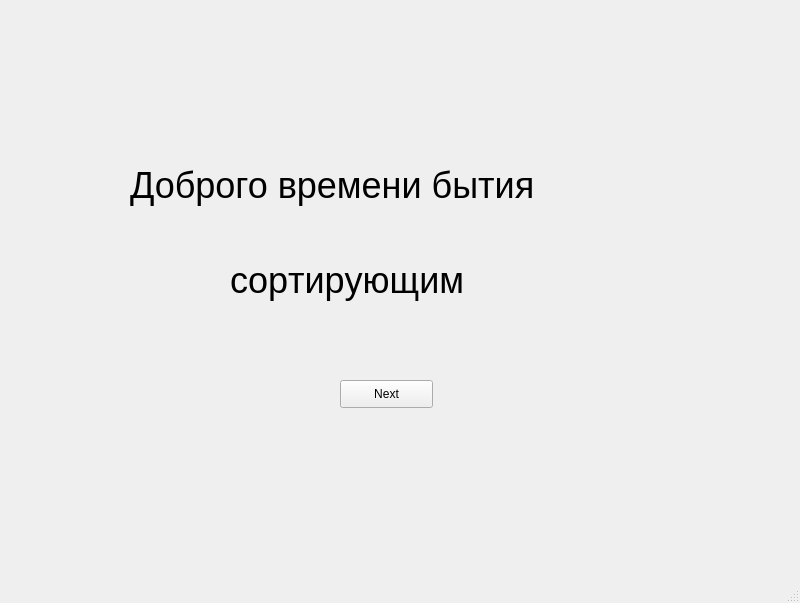
<?xml version="1.0" encoding="UTF-8"?>
<ui version="4.0">
 <class>MainWindow</class>
 <widget class="QMainWindow" name="MainWindow">
  <property name="geometry">
   <rect>
    <x>0</x>
    <y>0</y>
    <width>800</width>
    <height>603</height>
   </rect>
  </property>
  <property name="sizePolicy">
   <sizepolicy hsizetype="Fixed" vsizetype="Fixed">
    <horstretch>0</horstretch>
    <verstretch>0</verstretch>
   </sizepolicy>
  </property>
  <property name="windowTitle">
   <string>MainWindow</string>
  </property>
  <widget class="QWidget" name="centralwidget">
   <widget class="QPushButton" name="pb">
    <property name="geometry">
     <rect>
      <x>340</x>
      <y>380</y>
      <width>93</width>
      <height>28</height>
     </rect>
    </property>
    <property name="text">
     <string>Next</string>
    </property>
   </widget>
   <widget class="QLabel" name="label_17">
    <property name="geometry">
     <rect>
      <x>130</x>
      <y>130</y>
      <width>521</width>
      <height>111</height>
     </rect>
    </property>
    <property name="font">
     <font>
      <family>Yu Gothic UI</family>
      <pointsize>27</pointsize>
     </font>
    </property>
    <property name="text">
     <string>Доброго времени бытия </string>
    </property>
   </widget>
   <widget class="QLabel" name="label">
    <property name="geometry">
     <rect>
      <x>230</x>
      <y>230</y>
      <width>311</width>
      <height>101</height>
     </rect>
    </property>
    <property name="font">
     <font>
      <family>Yu Gothic UI</family>
      <pointsize>27</pointsize>
      <kerning>false</kerning>
     </font>
    </property>
    <property name="text">
     <string>сортирующим</string>
    </property>
   </widget>
  </widget>
  <widget class="QMenuBar" name="menubar">
   <property name="geometry">
    <rect>
     <x>0</x>
     <y>0</y>
     <width>800</width>
     <height>26</height>
    </rect>
   </property>
  </widget>
  <widget class="QStatusBar" name="statusbar"/>
 </widget>
 <resources/>
 <connections/>
</ui>
